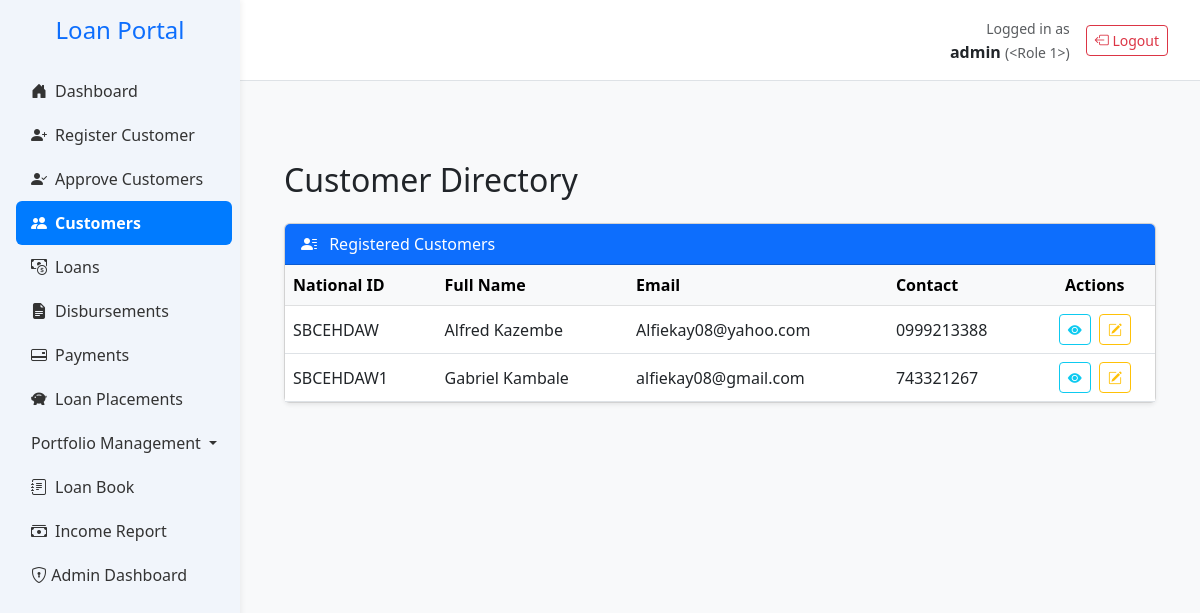
The page /customers (signed in) on the database its author committed.
### app.py (models this page shows, shortened)
class User(db.Model, UserMixin):
    __tablename__ = 'users'
    id = db.Column(db.Integer, primary_key=True)
    username = db.Column(db.String(100), unique=True)  # ✅
    password_hash = db.Column(db.String(512), nullable=False)  # ✅
    email = db.Column(db.String(150), nullable=False)  # ✅
    active = db.Column(db.Boolean, default=True, nullable=False)  # ✅
    role_id = db.Column(db.Integer, db.ForeignKey('roles.id', name='fk_users_role_id'))
    role = db.relationship('Role', backref='users')
    __table_args__ = (
        db.UniqueConstraint('username', name='uq_users_username'),
        db.UniqueConstraint('email', name='uq_users_email'),
    )

class Customer(db.Model):
    __tablename__ = 'customers'
    __table_args__ = (
        db.UniqueConstraint('national_id', name='uq_customers_national_id'),
        db.UniqueConstraint('file_number', name='uq_customers_file_number'),
        db.UniqueConstraint('employment_number', name='uq_customers_employment_number'),
        db.Index('idx_customers_national_id', 'national_id'),
        db.Index('idx_customers_file_number', 'file_number'),
        db.Index('idx_customers_employment_number', 'employment_number'),
        db.Index('idx_customers_agent_id', 'agent_id'),
    )
    id = db.Column(db.Integer, primary_key=True)
    national_id = db.Column(db.String(20), unique=True, nullable=False)
    first_name = db.Column(db.String(100), nullable=False)
    last_name = db.Column(db.String(100), nullable=False)
    gender = db.Column(db.String(10))
    dob = db.Column(db.String(20))
    title = db.Column(db.String(20))
    email = db.Column(db.String(100), nullable=False)
    contact = db.Column(db.String(20))
    address = db.Column(db.String(255))
    next_of_kin_name = db.Column(db.String(20),nullable=False)
    next_of_kin_relationship = db.Column(db.String(20),nullable=False)
    next_of_kin_contact = db.Column(db.String(20))
    employer = db.Column(db.String(100), nullable=False)
    job_title = db.Column(db.String(100))
    salary = db.Column(db.Float)
    service_length = db.Column(db.String(50))
    bank_name = db.Column(db.String(100))
    bank_account = db.Column(db.String(20), nullable=False)
    salary_deposited = db.Column(db.String(10))
    district = db.Column(db.String(100))
    region = db.Column(db.String(100))
    amount_requested = db.Column(db.Float)
    status = db.Column(db.String(20), default='pending')
    is_approved_for_creation = db.Column(db.Boolean, default=False)
    maker_id = db.Column(db.Integer, nullable=False)
    checker_id = db.Column(db.Integer)
    is_approved_for_deletion = db.Column(db.Boolean, default=False)
    file_number = db.Column(db.String(20))
    created_at = db.Column(db.DateTime, default=datetime.utcnow)
    date_joined = db.Column(db.Date, nullable=True, index=True)
    is_voluntary_retirement_candidate = db.Column(db.Boolean, default=False)
    agent_id = db.Column(db.Integer, db.ForeignKey('agents.id'), nullable=True)
    employment_number = db.Column(db.String(20), unique=True, nullable=True)
    loans = db.relationship('LoanApplication', back_populates='customer')
    agent = db.relationship('Agent', back_populates='customers')
    customer_documents = db.relationship("Document", back_populates="customer", lazy=True)
    @property
    def is_voluntary_retirement_candidate(self):
        return self.years_in_service is not None and self.years_in_service >= 20

### app.py (the view)
@app.route('/customers')
def customers():
    approved_customers = Customer.query.filter_by(is_approved_for_creation=True).all()
    return render_template('customers_list.html', customers=approved_customers)

### app.py (called while the page is built)
@login_manager.user_loader
def load_user(user_id):
    return User.query.get(int(user_id))

@app.context_processor
def inject_notifications():
    if not current_user.is_authenticated:
        return dict(notifications=[])
    try:
        unread = Notification.query.filter_by(
            recipient_id=current_user.id,
            is_read=False
        ).order_by(Notification.timestamp.desc()).all()
        return dict(notifications=unread)
    except ProgrammingError as e:
        if "email_recipients" in str(e):
            current_app.logger.error("Notification schema mismatch, returning empty list")
            return dict(notifications=[])
        raise
    except Exception as e:
        current_app.logger.error(f"Unexpected error fetching notifications: {str(e)}")
        return dict(notifications=[])
    return dict(notifications=[])

### templates/customers_list.html (shortened to what this page needs)
{% extends 'base.html' %}
{% block content %}
<div class="container mt-5">
    <h2 class="mb-4">Customer Directory</h2>
    {% if customers %}
    <div class="card shadow-sm">
        <div class="card-header bg-primary text-white">
            <i class="bi bi-person-lines-fill me-2"></i> Registered Customers
        </div>
        <div class="card-body p-0">
            <div class="table-responsive">
                <table class="table table-hover align-middle mb-0">
                    <thead class="table-light">
                        <tr>
                            <th scope="col">National ID</th>
                            <th scope="col">Full Name</th>
                            <th scope="col">Email</th>
                            <th scope="col">Contact</th>
                            <th scope="col" class="text-center">Actions</th>
                        </tr>
                    </thead>
                    <tbody>
                        {% for customer in customers %}
                        <tr>
                            <td>{{ customer.national_id }}</td>
                            <td>{{ customer.first_name }} {{ customer.last_name }}</td>
                            <td>{{ customer.email }}</td>
                            <td>{{ customer.contact }}</td>
                            <td class="text-center">
                                <a href="{{ url_for('view_customer', customer_id=customer.id) }}"
                                   class="btn btn-sm btn-outline-info me-1" title="View">
                                    <i class="bi bi-eye-fill"></i>
                                </a>
                                <a href="{{ url_for('edit_customer', customer_id=customer.id) }}"
                                   class="btn btn-sm btn-outline-warning" title="Edit">
                                    <i class="bi bi-pencil-square"></i>
                                </a>
                            </td>
                        </tr>
                        {% endfor %}
                    </tbody>
                </table>
            </div>
        </div>
    </div>
    {% else %}
    <div class="alert alert-warning mt-4">
        <i class="bi bi-exclamation-circle me-2"></i>
        No customers found.
    </div>
    {% endif %}
</div>
{% endblock %}

### templates/base.html (shortened to what this page needs)
<!DOCTYPE html>
<html lang="en">
<head>
    <link href="https://cdn.jsdelivr.net/npm/bootstrap@5.3.0/dist/css/bootstrap.min.css" rel="stylesheet">
    <link href="https://cdn.jsdelivr.net/npm/bootstrap-icons@1.10.5/font/bootstrap-icons.css" rel="stylesheet">
    <link href="https://cdn.jsdelivr.net/npm/bootstrap-icons@1.10.0/font/bootstrap-icons.css" rel="stylesheet">
</head>
<body>
    <div class="sidebar">
        <h4 class="text-center text-primary mb-4">Loan Portal</h4>
        <ul class="nav flex-column px-3">
            <li class="nav-item">
                <a class="nav-link {% if request.endpoint == 'home' %}active{% endif %}" href="{{ url_for('home') }}">
                    <i class="bi bi-house-door-fill me-2"></i>Dashboard
                </a>
            </li>
            <li class="nav-item">
                <a class="nav-link {% if request.endpoint == 'register_customer_debug' %}active{% endif %}" href="{{ url_for('register_customer_debug') }}">
                    <i class="bi bi-person-plus-fill me-2"></i>Register Customer
                </a>
                </li>
            <li class="nav-item">
            <a class="nav-link {% if request.endpoint == 'approve_customers' %}active{% endif %}" href="{{ url_for('approve_customers') }}">
                <i class="bi bi-person-check-fill me-2"></i>Approve Customers
            </a>
            </li>
            <li class="nav-item">
                <a class="nav-link {% if request.endpoint == 'customers' %}active{% endif %}" href="{{ url_for('customers') }}">
                    <i class="bi bi-people-fill me-2"></i>Customers
                </a>
            </li>
            <li class="nav-item">
                <a class="nav-link {% if request.endpoint == 'view_loans' %}active{% endif %}" href="{{ url_for('view_loans') }}">
                    <i class="bi bi-cash-coin me-2"></i>Loans
                </a>
            </li>
            <li class="nav-item">
                <a class="nav-link {% if request.endpoint == 'disbursements' %}active{% endif %}" href="{{ url_for('disbursements') }}">
                    <i class="bi bi-file-earmark-text-fill me-2"></i>Disbursements
                </a>
            </li>
            <li class="nav-item">
                <a class="nav-link {% if request.endpoint == 'payments' %}active{% endif %}" href="{{ url_for('payments') }}">
                    <i class="bi bi-credit-card-2-back me-2"></i>Payments
                </a>
            </li>
            <li class="nav-item">
                <a class="nav-link {% if request.endpoint == 'view_placements' %}active{% endif %}" href="{{ url_for('view_placements') }}">
                    <i class="bi bi-piggy-bank-fill me-2"></i>Loan Placements
                </a>
            </li>
            <li class="nav-item dropdown {% if request.endpoint in ['view_arrears', 'par_trend', 'arrears_trend', arrears_waterfall] %}active{% endif %}">
            <a class="nav-link dropdown-toggle" href="#" id="portfolioDropdown" role="button" data-bs-toggle="dropdown" aria-expanded="false">
                Portfolio Management
            </a>
            </li>
            <li class="nav-item">
                <a class="nav-link {% if request.endpoint == 'loanbook' %}active{% endif %}" href="{{ url_for('loanbook') }}">
                    <i class="bi bi-journal-text me-2"></i>Loan Book
                </a>
            <li class="nav-item">
                <a class="nav-link {% if request.endpoint == 'income_report' %}active{% endif %}" href="{{ url_for('income_report') }}">
                    <i class="bi bi-cash-stack me-2"></i>Income Report
                </a>
            </li>
                {% if current_user.is_authenticated and current_user.role.name == 'admin' %}
                    <li class="nav-item">
                     <a class="nav-link" href="{{ url_for('admin_dashboard') }}">
                    <i class="bi bi-shield-lock"></i> Admin Dashboard
                </a>
            </li>
            {% endif %}
        </ul>
    </div>
    <div class="topbar d-flex justify-content-between align-items-center">
        {% if current_user.is_authenticated %}
        <div class="d-flex align-items-center">
            <div class="me-3 text-end">
                <small class="text-muted">Logged in as</small><br>
                <strong>{{ current_user.username }}</strong>
                <small class="text-muted">({{ current_user.role|title }})</small>
            </div>
            <a href="{{ url_for('logout') }}" class="btn btn-outline-danger btn-sm">
                <i class="bi bi-box-arrow-left"></i> Logout
            </a>
        </div>
        {% endif %}
    </div>
    <div class="main">
        {% block content %}{% endblock %}
    </div>
</body>
</html>

### templates/base.html (style rules this page uses)
:root { --main-blue: #007bff; --sidebar-bg: #f1f5fb; --sidebar-hover: #dbeafe; }
body { overflow-x: hidden; background-color: #f8f9fa; }
.sidebar { height: 100vh; position: fixed; width: 240px; background-color: var(--sidebar-bg); padding-top: 1rem; box-shadow: 2px 0 5px rgba(0, 0, 0, 0.05); }
.main { margin-left: 240px; padding: 2rem; }
.nav-link { color: #333; font-weight: 500; padding: 10px 15px; border-radius: 6px; transition: all 0.2s ease-in-out; }
.nav-link.active { background-color: var(--main-blue); color: white; font-weight: bold; }
.nav-link i { width: 20px; }
.topbar { background-color: white; margin-left: 240px; padding: 1rem 2rem; border-bottom: 1px solid #dee2e6; }

### rows shown on the page
User: username "admin"
Customer: national_id "SBCEHDAW", first_name "Alfred", last_name "Kazembe", email "Alfiekay08@yahoo.com", contact "0999213388"
Customer: national_id "SBCEHDAW1", first_name "Gabriel", last_name "Kambale", email "alfiekay08@gmail.com", contact "743321267"

### other values the page prints
{{ current_user.role|title }} "<Role 1>"
